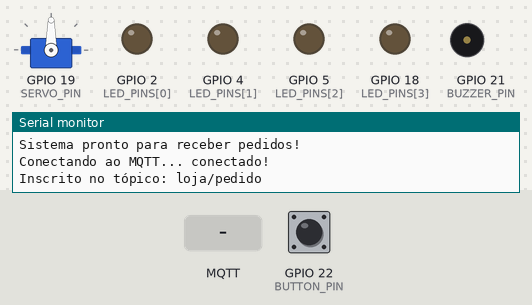
Bench run of a sketch on a simulated ESP32. Parts: servo, output pins drawn as LEDs (lit = HIGH), buzzer (waves = sounding, pin HIGH), the last lines printed to the serial monitor. Dashed ring = blinking. The inputs (shaded band) are chosen by the test bench; at power-on: GPIO 22 (BUTTON_PIN) HIGH. WiFi joins after 1.5 s; servers stay silent unless stated; random numbers use the default seed unless the sketch sets one; no MQTT or app messages arrive unless stated.

Above: at 6.3 s.
6.4 s: MQTT message "1" arrives on the first subscribed topic
At 7.01 s:
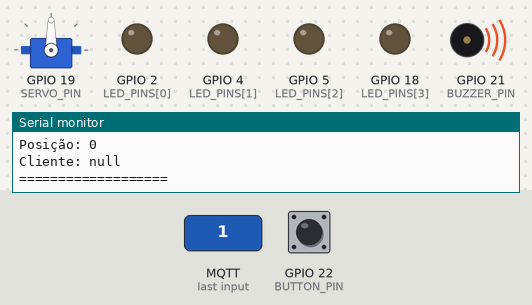
At 8.7 s:
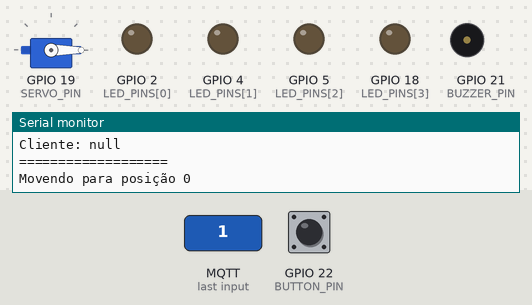
9.4 s: MQTT message "on" arrives on the first subscribed topic
12.4 s: GPIO 22 (BUTTON_PIN) pulled LOW for 3.2 s
At 14.09 s:
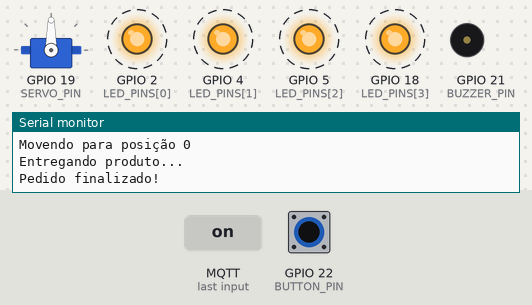
Timing chart, 0 to 23.1 s (numbered marks = the images above; inputs shaded):
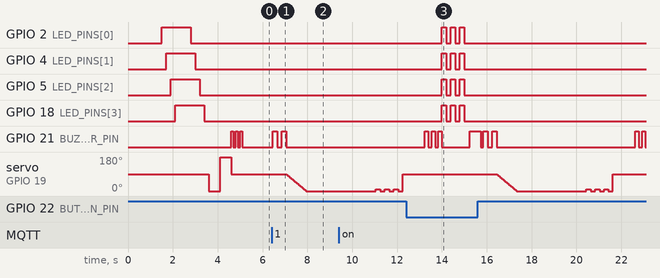

The sketch:

esp32_exemplo.ino
```cpp
/*
 * ESP32 - Loja MQTT Automatizada
 *
 * Este código recebe comandos MQTT e executa automação para retirada de produtos
 * Desenvolvido para feira técnica - Integração Dev. Sistemas + Mecatrônica
 */

#include <WiFi.h>
#include <PubSubClient.h>
#include <ArduinoJson.h>
#include <Servo.h>

// Configurações WiFi
const char* ssid = "SEU_WIFI";           // Substitua pelo seu WiFi
const char* password = "SUA_SENHA";       // Substitua pela sua senha

// Configurações MQTT
const char* mqtt_server = "broker.hivemq.com";
const int mqtt_port = 1883;
const char* mqtt_topic = "loja/pedido";

// Pinos dos componentes
const int LED_PINS[] = {2, 4, 5, 18};     // LEDs para cada posição
const int SERVO_PIN = 19;                 // Servo motor
const int BUZZER_PIN = 21;                // Buzzer para feedback
const int BUTTON_PIN = 22;                // Botão para reset manual

// Objetos
WiFiClient espClient;
PubSubClient client(espClient);
Servo servoMotor;

// Variáveis de controle
bool sistemaOcupado = false;
String ultimoPedido = "";

void setup() {
  Serial.begin(115200);

  // Configurar pinos
  for(int i = 0; i < 4; i++) {
    pinMode(LED_PINS[i], OUTPUT);
    digitalWrite(LED_PINS[i], LOW);
  }
  pinMode(BUZZER_PIN, OUTPUT);
  pinMode(BUTTON_PIN, INPUT_PULLUP);

  // Configurar servo
  servoMotor.attach(SERVO_PIN);
  servoMotor.write(90); // Posição inicial

  // Conectar WiFi
  conectarWiFi();

  // Configurar MQTT
  client.setServer(mqtt_server, mqtt_port);
  client.setCallback(callbackMQTT);

  // Sinal de inicialização
  sequenciaInicializacao();

  Serial.println("Sistema pronto para receber pedidos!");
}

void loop() {
  // Manter conexão MQTT
  if (!client.connected()) {
    reconectarMQTT();
  }
  client.loop();

  // Verificar botão de reset
  if (digitalRead(BUTTON_PIN) == LOW) {
    delay(50); // Debounce
    if (digitalRead(BUTTON_PIN) == LOW) {
      resetarSistema();
      while(digitalRead(BUTTON_PIN) == LOW); // Aguardar soltar
    }
  }

  delay(100);
}

void conectarWiFi() {
  WiFi.begin(ssid, password);
  Serial.print("Conectando ao WiFi");

  while (WiFi.status() != WL_CONNECTED) {
    delay(500);
    Serial.print(".");
  }

  Serial.println();
  Serial.println("WiFi conectado!");
  Serial.print("IP: ");
  Serial.println(WiFi.localIP());
}

void reconectarMQTT() {
  while (!client.connected()) {
    Serial.print("Conectando ao MQTT...");

    String clientId = "ESP32Client-";
    clientId += String(random(0xffff), HEX);

    if (client.connect(clientId.c_str())) {
      Serial.println(" conectado!");
      client.subscribe(mqtt_topic);
      Serial.println("Inscrito no tópico: " + String(mqtt_topic));
    } else {
      Serial.print(" falhou, rc=");
      Serial.print(client.state());
      Serial.println(" tentando novamente em 5 segundos");
      delay(5000);
    }
  }
}

void callbackMQTT(char* topic, byte* payload, unsigned int length) {
  // Converter payload para string
  String mensagem = "";
  for (int i = 0; i < length; i++) {
    mensagem += (char)payload[i];
  }

  Serial.println("Mensagem recebida: " + mensagem);

  // Parse JSON
  DynamicJsonDocument doc(1024);
  deserializeJson(doc, mensagem);

  String pedidoId = doc["pedidoId"];
  String produto = doc["produto"];
  int posicao = doc["posicao"];
  String cliente = doc["cliente"];

  // Verificar se é um novo pedido
  if (pedidoId != ultimoPedido && !sistemaOcupado) {
    ultimoPedido = pedidoId;
    processarPedido(posicao, produto, cliente, pedidoId);
  }
}

void processarPedido(int posicao, String produto, String cliente, String pedidoId) {
  sistemaOcupado = true;

  Serial.println("=== NOVO PEDIDO ===");
  Serial.println("ID: " + pedidoId);
  Serial.println("Produto: " + produto);
  Serial.println("Posição: " + String(posicao));
  Serial.println("Cliente: " + cliente);
  Serial.println("===================");

  // Sinalizar início do processo
  tocarBuzzer(2, 200);

  // Acender LED da posição
  if (posicao >= 1 && posicao <= 4) {
    digitalWrite(LED_PINS[posicao-1], HIGH);
  }

  // Simular movimento do servo para a posição
  moverServoParaPosicao(posicao);

  // Simular processo de retirada
  delay(2000);

  // Simular entrega
  entregarProduto();

  // Finalizar processo
  finalizarPedido(posicao);

  sistemaOcupado = false;
}

void moverServoParaPosicao(int posicao) {
  Serial.println("Movendo para posição " + String(posicao));

  // Calcular ângulo baseado na posição (0°, 60°, 120°, 180°)
  int angulo = (posicao - 1) * 60;

  // Movimento suave
  int anguloAtual = servoMotor.read();
  int passo = (angulo > anguloAtual) ? 2 : -2;

  while (abs(anguloAtual - angulo) > 2) {
    anguloAtual += passo;
    servoMotor.write(anguloAtual);
    delay(20);
  }

  servoMotor.write(angulo);
  delay(500);
}

void entregarProduto() {
  Serial.println("Entregando produto...");

  // Simular garra pegando o produto
  for(int i = 0; i < 3; i++) {
    servoMotor.write(servoMotor.read() + 10);
    delay(200);
    servoMotor.write(servoMotor.read() - 10);
    delay(200);
  }

  // Mover para posição de entrega (centro)
  servoMotor.write(90);
  delay(1000);

  // Sinalizar entrega
  tocarBuzzer(3, 150);
}

void finalizarPedido(int posicao) {
  Serial.println("Pedido finalizado!");

  // Apagar LED
  if (posicao >= 1 && posicao <= 4) {
    digitalWrite(LED_PINS[posicao-1], LOW);
  }

  // Retornar servo para posição inicial
  servoMotor.write(90);

  // Sinal de conclusão
  sequenciaFinalizacao();
}

void resetarSistema() {
  Serial.println("Resetando sistema...");

  sistemaOcupado = false;
  ultimoPedido = "";

  // Apagar todos os LEDs
  for(int i = 0; i < 4; i++) {
    digitalWrite(LED_PINS[i], LOW);
  }

  // Retornar servo
  servoMotor.write(90);

  // Sinal de reset
  tocarBuzzer(1, 500);

  Serial.println("Sistema resetado!");
}

void sequenciaInicializacao() {
  Serial.println("Inicializando sistema...");

  // Acender LEDs em sequência
  for(int i = 0; i < 4; i++) {
    digitalWrite(LED_PINS[i], HIGH);
    delay(200);
  }

  delay(500);

  // Apagar LEDs
  for(int i = 0; i < 4; i++) {
    digitalWrite(LED_PINS[i], LOW);
    delay(200);
  }

  // Testar servo
  servoMotor.write(0);
  delay(500);
  servoMotor.write(180);
  delay(500);
  servoMotor.write(90);

  // Som de inicialização
  tocarBuzzer(3, 100);
}

void sequenciaFinalizacao() {
  // Piscar todos os LEDs
  for(int j = 0; j < 3; j++) {
    for(int i = 0; i < 4; i++) {
      digitalWrite(LED_PINS[i], HIGH);
    }
    delay(200);
    for(int i = 0; i < 4; i++) {
      digitalWrite(LED_PINS[i], LOW);
    }
    delay(200);
  }
}

void tocarBuzzer(int vezes, int duracao) {
  for(int i = 0; i < vezes; i++) {
    digitalWrite(BUZZER_PIN, HIGH);
    delay(duracao);
    digitalWrite(BUZZER_PIN, LOW);
    if(i < vezes - 1) delay(duracao);
  }
}

/*
 * INSTRUÇÕES DE MONTAGEM:
 *
 * 1. Conecte 4 LEDs nos pinos 2, 4, 5, 18 (com resistores de 220Ω)
 * 2. Conecte servo motor no pino 19
 * 3. Conecte buzzer no pino 21
 * 4. Conecte botão no pino 22 (com pull-up interno)
 * 5. Configure seu WiFi nas variáveis ssid e password
 * 6. Carregue o código no ESP32
 *
 * FUNCIONAMENTO:
 * - LEDs indicam qual produto está sendo processado
 * - Servo simula movimento de retirada
 * - Buzzer dá feedback sonoro
 * - Botão permite reset manual do sistema
 */
```

Measured:
- after the input at 6.4 s, GPIO 21 (BUZZER_PIN): alternates HIGH for 0.20 s and LOW for 0.20 s, 4 changes in all, then stays LOW, starting after 0.06 s; servo on GPIO 19 (SERVO_PIN): moves from 90° to 0° over 0.88 s, starting after 0.66 s
- by itself, GPIO 2 (LED_PINS[0]), GPIO 4 (LED_PINS[1]), GPIO 5 (LED_PINS[2]), GPIO 18 (LED_PINS[3]): alternates HIGH for 0.20 s and LOW for 0.20 s, 6 changes in all, then stays LOW
